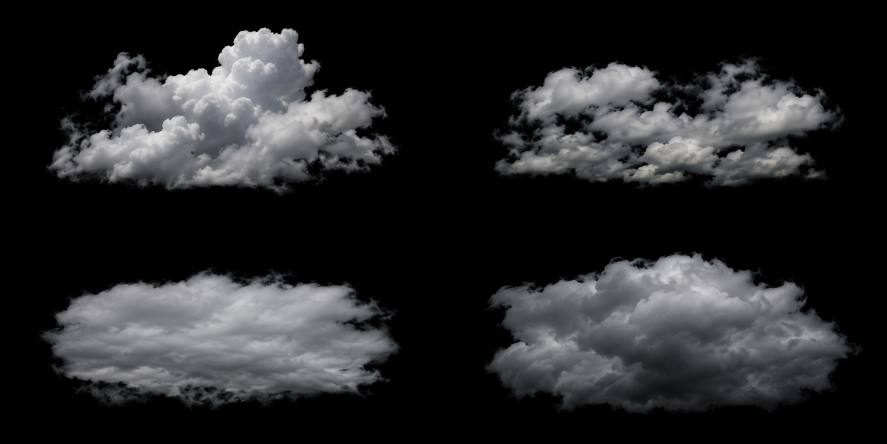
#> input picture scripts/weather-materials/cloud-source.png, 1774 x 887 px (shown at 1/2 size)
$ python generate_weather_impostors.py
#> lines starting #> are read from the running program, lines starting #| are printed output that depends on the picture
#!/usr/bin/env python3
"""Pack original cloud sprites into linear relightable RGBA data.

NumPy and Pillow are offline authoring tools. APK builds use checked-in data.
Normals and occlusion are artistic relief proxies, not measured cloud geometry.
"""
import hashlib
import json
from pathlib import Path
import numpy as np
from PIL import Image, ImageOps, ImageFilter

ROOT = Path(__file__).resolve().parents[1]
SOURCE = ROOT / 'scripts/weather-materials/cloud-source.png'
OUT = ROOT / 'app/src/main/assets/weather-gpu'
WIDTH, HEIGHT, PADDING = 512, 256, 16

def main():
    source = Image.open(SOURCE).convert('RGBA')
    atlas = np.zeros((HEIGHT*2, WIDTH*2, 4), dtype=np.uint8)
    for index in range(4):
        col, row = index % 2, index // 2
        cell = source.crop((col*source.width//2, row*source.height//2,
                            (col+1)*source.width//2, (row+1)*source.height//2))
        # Encode continuous coverage from the black radiance master; isolate mip levels.
        cell = ImageOps.contain(cell, (WIDTH-2*PADDING, HEIGHT-2*PADDING), Image.Resampling.LANCZOS)
        padded = Image.new('RGBA', (WIDTH, HEIGHT))
        padded.paste(cell, ((WIDTH-cell.width)//2, (HEIGHT-cell.height)//2))
        rgba = np.asarray(padded).astype(np.float32)/255
        radiance = rgba[:, :, :3].mean(axis=2)
        coverage = np.clip((radiance-.012)/.24, 0, 1)
        coverage = coverage*coverage*(3-2*coverage)
        shade = np.clip(np.power(radiance, 2.2)/np.maximum(coverage, .01), .12, 1)
        relief = np.asarray(Image.fromarray(np.rint(shade*255).astype(np.uint8)).filter(ImageFilter.GaussianBlur(3))).astype(np.float32)/255
        dy, dx = np.gradient(relief)
        length = np.sqrt(1+(dx*16)**2+(dy*16)**2)
        data = np.stack([coverage, (.5-dx*8/length)*coverage, (.5+dy*8/length)*coverage, shade*coverage], axis=-1)
        data[coverage < .001] = 0
        # PNG rows run downwards; each OpenGL atlas cell starts at its bottom.
        atlas[row*HEIGHT:(row+1)*HEIGHT, col*WIDTH:(col+1)*WIDTH] = np.rint(np.clip(data[::-1], 0, 1)*255).astype(np.uint8)
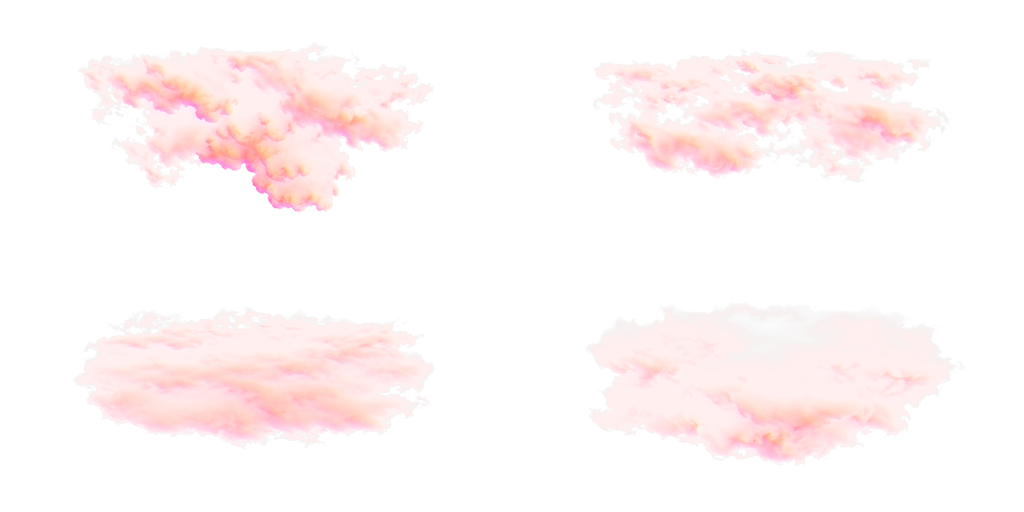
#> atlas: shape (512, 1024, 4); mean R, G, B, A 67.3, 33.7, 33.4, 15; transparent parts drawn white
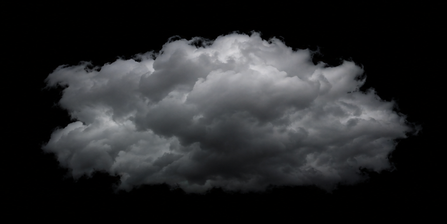
#> cell: PIL image 447x224 RGBA; mean R, G, B, A 37.4, 38.4, 40, 255
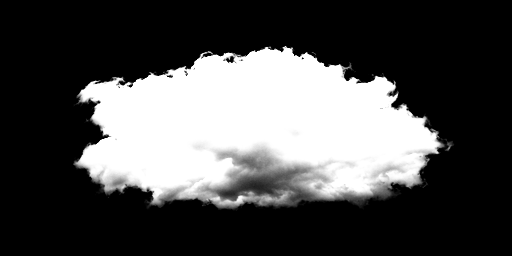
#> coverage: shape (256, 512) float32; min 0, max 1, mean 0.3
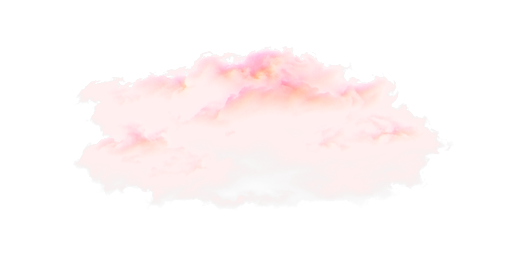
#> data: shape (256, 512, 4) float32; mean R, G, B, A 0.3, 0.15, 0.149, 0.0511; transparent parts drawn white
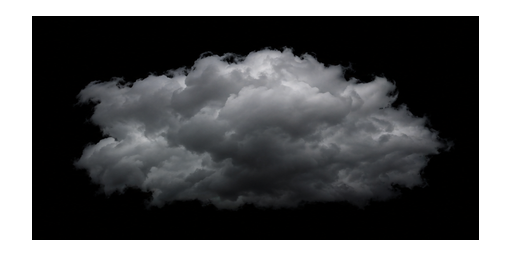
#> padded: PIL image 512x256 RGBA; mean R, G, B, A 28.6, 29.3, 30.6, 194.8; transparent parts drawn white
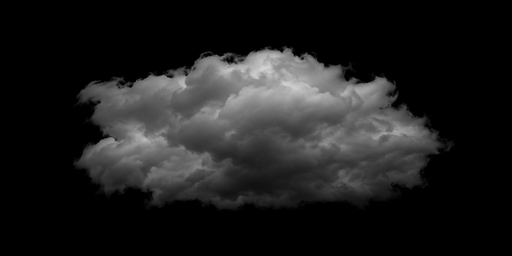
#> radiance: shape (256, 512) float32; min 0, max 0.834, mean 0.116
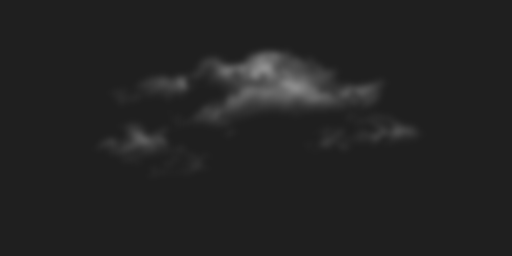
#> relief: shape (256, 512) float32; min 0.122, max 0.561, mean 0.136
    data = b"".join(atlas[(i//2)*HEIGHT:(i//2+1)*HEIGHT, (i%2)*WIDTH:(i%2+1)*WIDTH].copy().tobytes() for i in range(4))
    (OUT/'cloud-impostors.rgba').write_bytes(data)
    # Reuse the original authored 96^3 density as a smaller near-cloud field.
    volume_source = OUT/'cumulus-volume.rgba'
#> (the run stopped early here; a loop or call above may not have finished)
